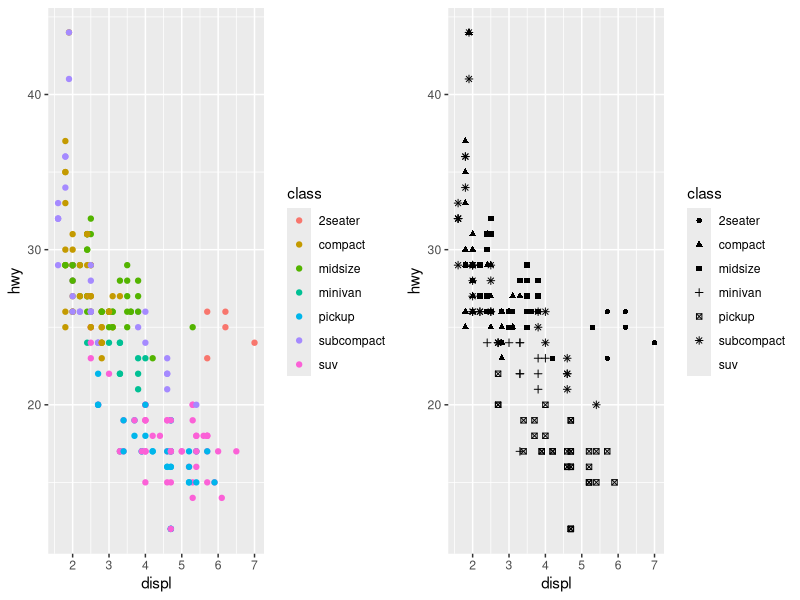
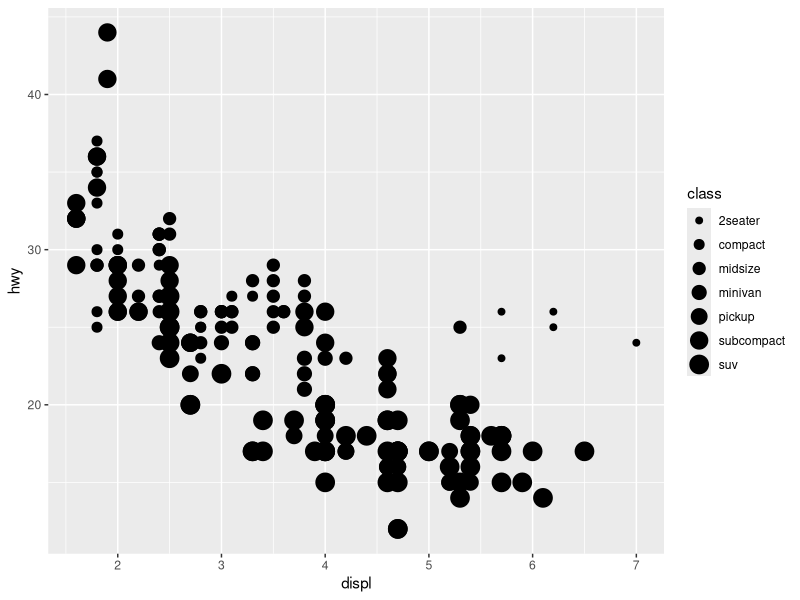
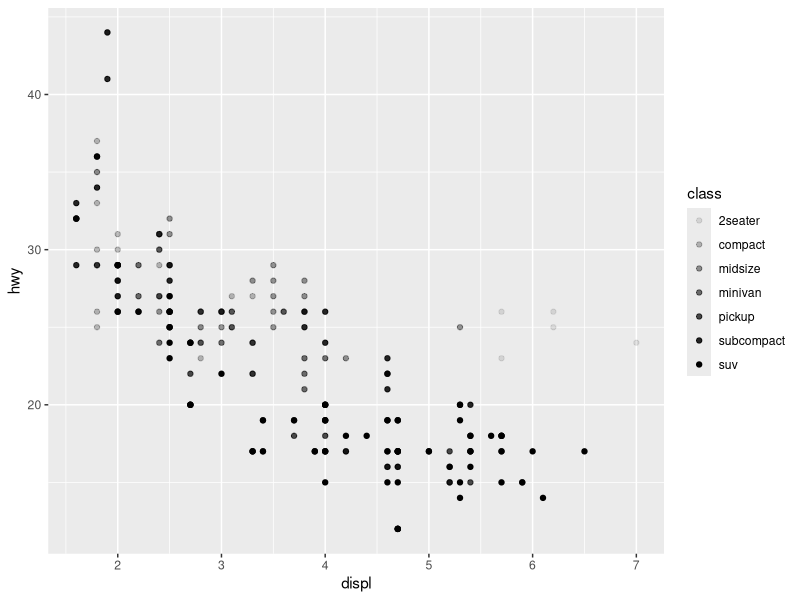
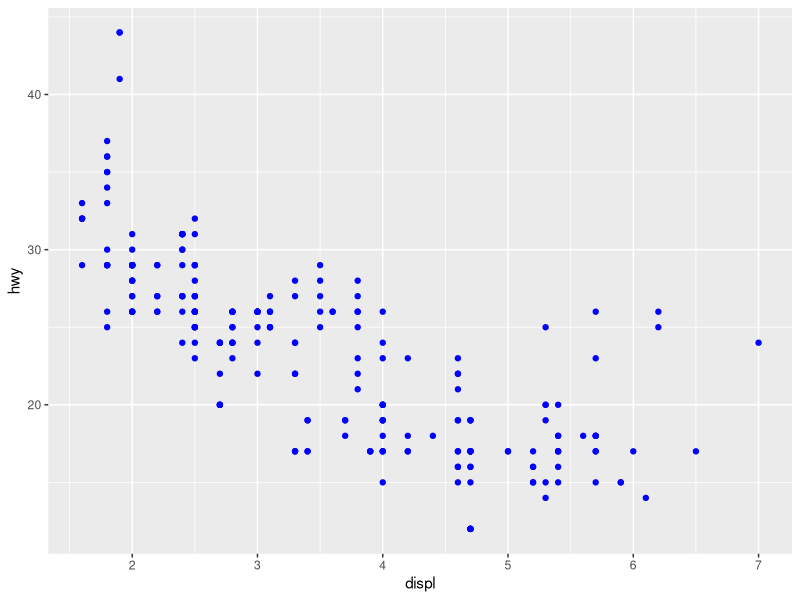
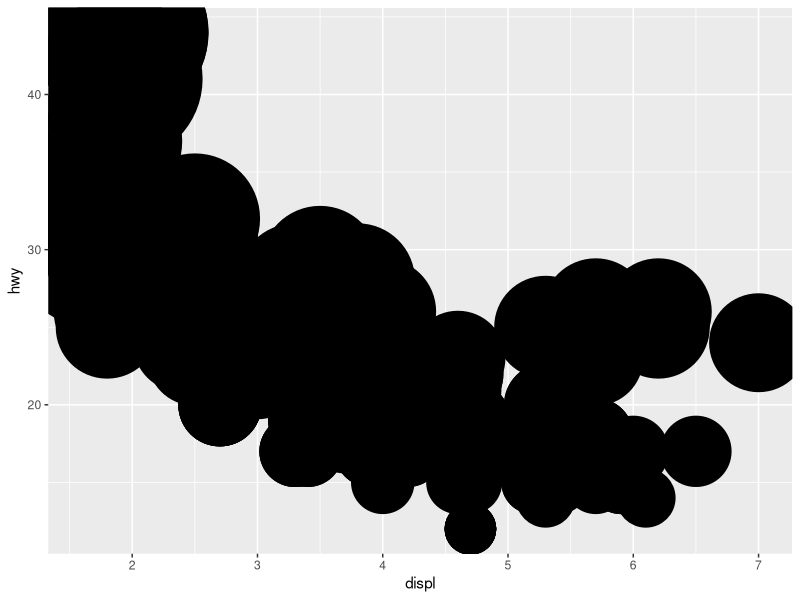
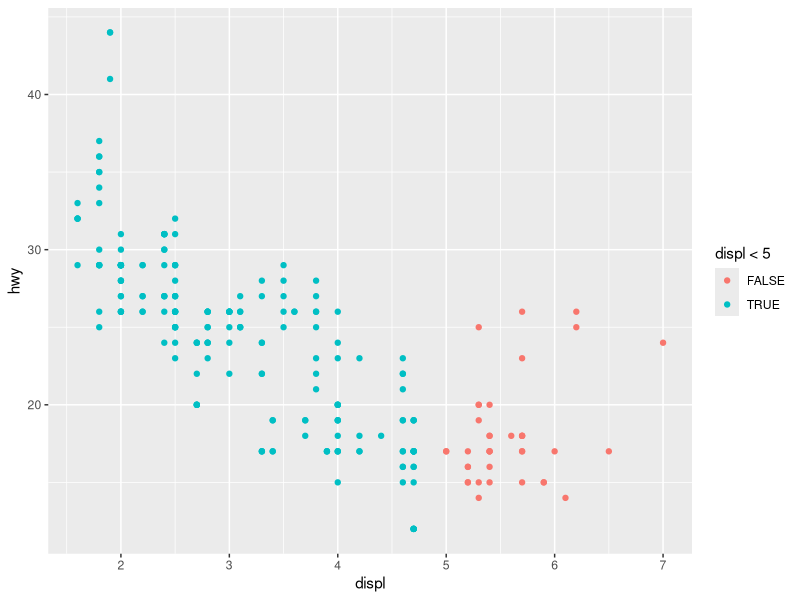
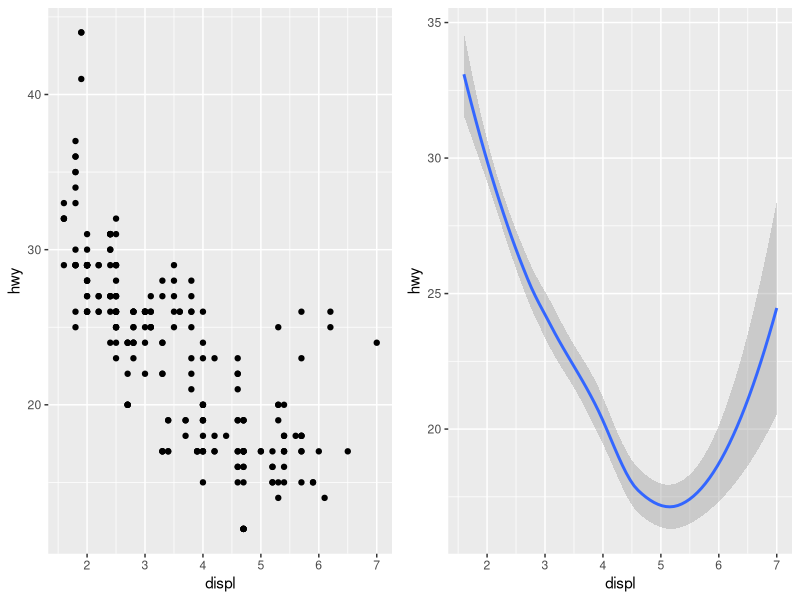
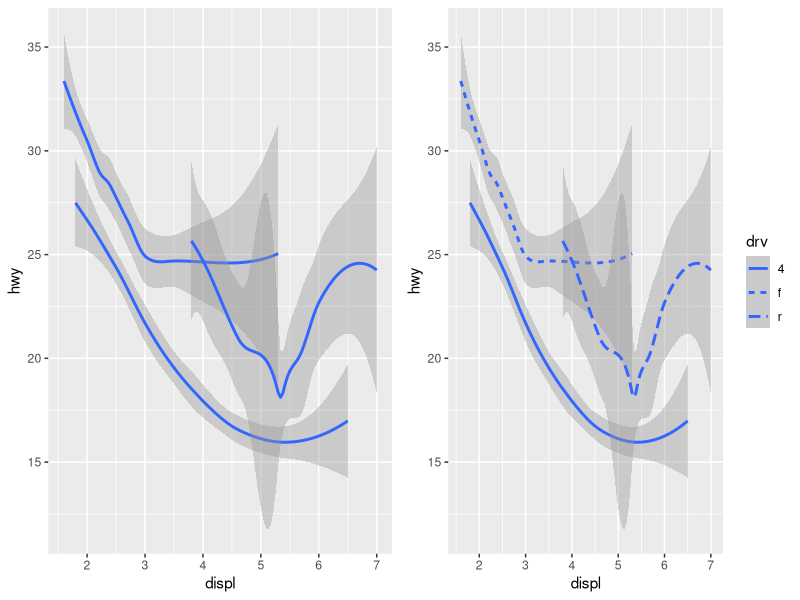

These figures' R source, in order:
library(tidyverse)
library(gridExtra)

# install.packages("gridExtra")
mpg

## Aesthetic Mappings

left_g <- ggplot(mpg, aes(x = displ,
                y = hwy,
                color = class)) +
  geom_point()

right_g <- ggplot(mpg, aes(x = displ,
                y = hwy,
                shape = class)) +
  geom_point()

grid.arrange(left_g, right_g, ncol = 2)

ggplot(mpg, aes(x = displ,
                y = hwy,
                size = class)) +
  geom_point()

ggplot(mpg, aes(x = displ,
                y = hwy,
                alpha = class)) +
  geom_point()

ggplot(mpg, aes(x = displ, 
                y = hwy)) +
  geom_point(color = "blue")

ggplot(mpg, aes(x = displ,
                y = hwy)) +
  geom_point(aes(stroke = hwy))

ggplot(mpg, aes(x = displ, 
                y = hwy,
                color = displ < 5)) +
  geom_point()

## Geometric Objects

# Left
grid_l <- ggplot(mpg, aes(x = displ,
                y = hwy)) +
  geom_point()

# Right

grid_r <- ggplot(mpg, aes(x = displ, 
                y = hwy)) +
  geom_smooth()

grid.arrange(grid_l,
             grid_r,
             ncol = 2)

# Left
grid2_l <- ggplot(mpg, aes(x = displ,
                y = hwy,
                shape = drv)) +
  geom_smooth()

# Right
grid2_r <- ggplot(mpg, aes(x = displ,
                y = hwy,
                linetype = drv)) +
  geom_smooth()

grid.arrange(grid2_l, grid2_r, ncol = 2)

ggplot(mpg, aes(x = displ,
                y = hwy,
                color = drv)) +
  geom_point() +
  geom_smooth(aes(linetype = drv))

# left
grid_l_1 <- ggplot(mpg, aes(x = displ,
                y = hwy)) +
  geom_smooth()

# middle
grid_m_1 <- ggplot(mpg, aes(x = displ,
                y = hwy)) +
  geom_smooth(aes(group = drv))

# right
grid_r_1 <- ggplot(mpg, aes(x = displ,
                y = hwy)) +
  geom_smooth(aes(color = drv), show.legend = FALSE)

grid.arrange(grid_l_1,
             grid_m_1,
             grid_r_1,
             ncol = 3)

ggplot(mpg, aes(x = displ,
                y = hwy)) +
  geom_point(aes(color = class)) +
  geom_smooth()

ggplot(mpg, aes(x = displ, y = hwy)) +
  geom_point() +
  geom_point(
    data = mpg |> filter(class == "2seater"),
    color = "red"
  ) +
  geom_point(
    data = mpg |> filter(class == "2seater"),
    shape = "circle open", size = 3, color = "red"
  )

# left
grid_l_2 <- ggplot(mpg, aes(x = hwy)) +
  geom_histogram(binwidth = 2)

grid_m_2 <- ggplot(mpg, aes(x = hwy)) +
  geom_density()

grid_r_2 <- ggplot(mpg, aes(x = hwy)) +
  geom_boxplot()

grid.arrange(grid_l_2,
             grid_m_2,
             grid_r_2,
             ncol = 3)

# ggplot2 Extensions
library(ggridges)

ggplot(mpg, aes(x = hwy,
                y = drv,
                fill = drv,
                color = drv)) +
  geom_density_ridges(alpha = 0.5,
                      show.legend = FALSE)

## Facets
ggplot(mpg, aes(x = displ,
                y = hwy)) +
  geom_point() +
  facet_wrap(~cyl)

ggplot(mpg, aes(x = displ,
                y = hwy)) +
  geom_point() +
  facet_grid(drv ~ cyl)

ggplot(mpg, aes(x = displ,
                y = hwy)) +
  geom_point() +
  facet_grid(drv ~ cyl,
             scales = "free_y")

ggplot(mpg) +
  geom_point(aes(x = displ, y = hwy)) +
  facet_grid(drv ~ .)

ggplot(mpg) +
  geom_point(aes(x = displ, y = hwy)) +
  facet_grid(. ~ cyl)

ggplot(mpg) +
  geom_point(aes(x = displ, y = hwy)) +
  facet_grid(~drv)

## Statistical Transformation

ggplot(diamonds, aes(x = cut)) +
  geom_bar()

diamonds |>
  count(cut) |>
  ggplot(aes(x = cut, y = n)) +
  geom_bar(stat = "identity")

ggplot(diamonds, aes(x = cut, 
                     y = after_stat(prop), 
                     group = 1)) +
  geom_bar()

ggplot(diamonds) +
  stat_summary(
    aes(x = cut, y = depth),
    fun.min = min,
    fun.max = max,
    fun = median
  )

# set group = 1
# ggplot(diamonds, aes(x = cut, y = after_stat(prop))) +
#   geom_bar()
# ggplot(diamonds, aes(x = cut, fill = color, y = after_stat(prop))) +
#   geom_bar()

# Left
ggplot(mpg, aes(x = drv, fill = class)) +
  geom_bar(alpha = 1/5, position = "identity")
# Right
ggplot(mpg, aes(x = drv, color = class)) +
  geom_bar(fill = NA, position = "identity")

# Left
ggplot(mpg, aes(x = drv, fill = class)) +
  geom_bar(position = "fill")
# Right
ggplot(mpg, aes(x = drv, fill = class)) +
  geom_bar(position = "dodge")

ggplot(mpg, aes(x = displ, y = hwy)) +
  geom_point(position = "jitter")

ggplot(mpg, aes(x = cty, y = hwy)) +
  geom_point(position = "jitter")

ggplot(mpg, aes(x = displ, y = hwy)) +
  geom_point()
ggplot(mpg, aes(x = displ, y = hwy)) +
  geom_point(position = "identity")

## Coordinate Systems

nz <- map_data("nz")

ggplot(nz, aes(x = long,
               y = lat,
               group = group)) +
  geom_polygon(fill = "white",
               color = "black")

ggplot(nz, aes(x = long,
               y = lat,
               group = group)) +
  geom_polygon(fill = "white",
               color = "black") +
  coord_quickmap()

world <- map_data("world")

ggplot(world, aes(x = long,
               y = lat,
               group = group)) +
  geom_polygon(fill = "white",
               color = "black")

ggplot(world, aes(x = long,
               y = lat,
               group = group)) +
  geom_polygon(fill = "white",
               color = "black") +
  coord_quickmap()

bar <- ggplot(data = diamonds) +
  geom_bar(
    aes(x = clarity,
        fill = clarity),
    show.legend = FALSE,
    width = 1
  ) +
  theme(aspect.ratio = 1)

bar + coord_flip()
bar + coord_polar()

ggplot(diamonds, aes(x = cut,
                     fill = cut)) +
  geom_bar(show.legend = FALSE,
           width = 1) +
  theme(aspect.ratio = 1) +
  coord_polar()

### Exercises
ggplot(data = mpg, mapping = aes(x = cty, y = hwy)) +
  geom_point() +
  geom_abline() +
  coord_fixed()
